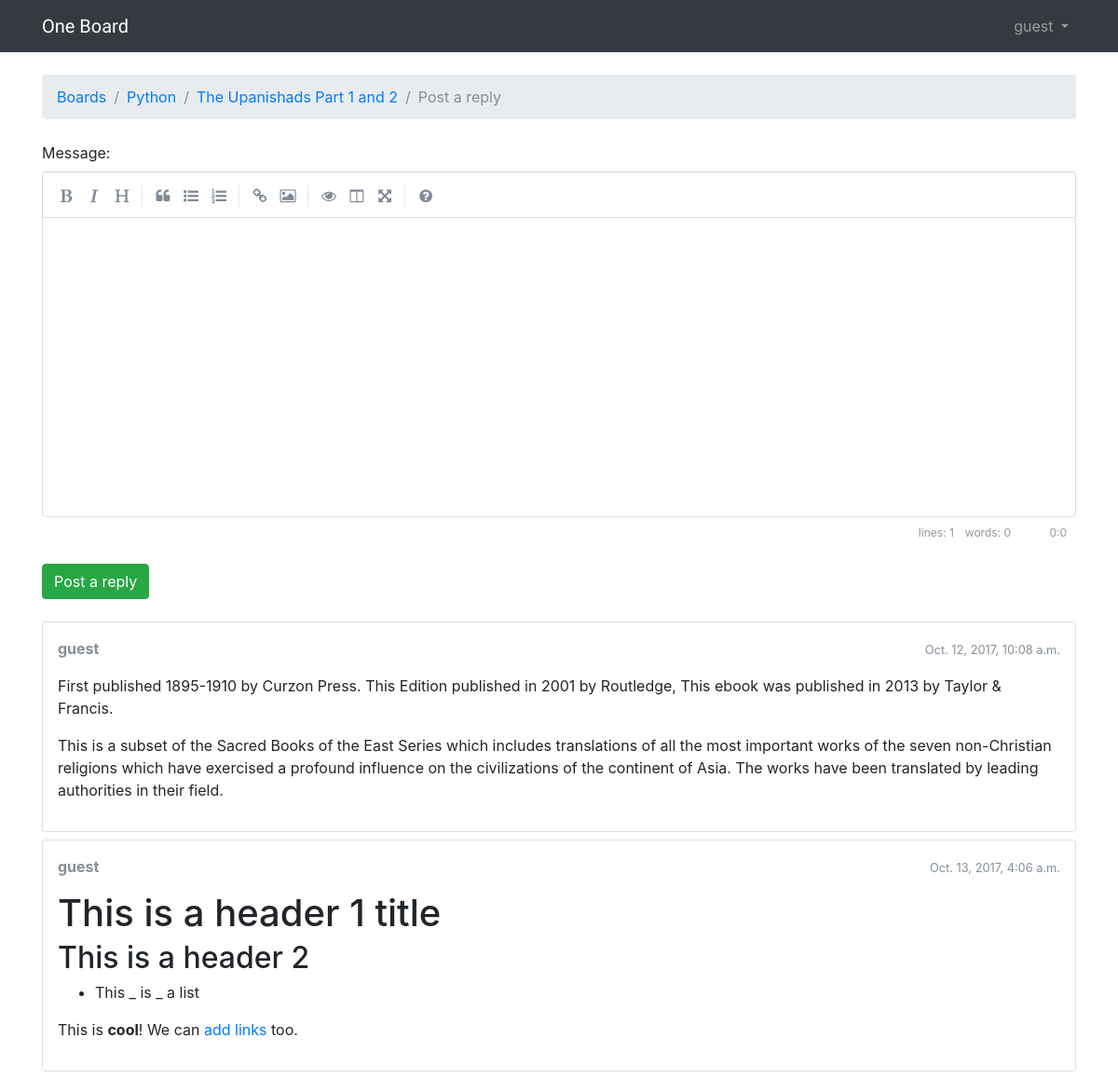
The app's page /boards/2/topics/8/reply/ (signed in), older data.
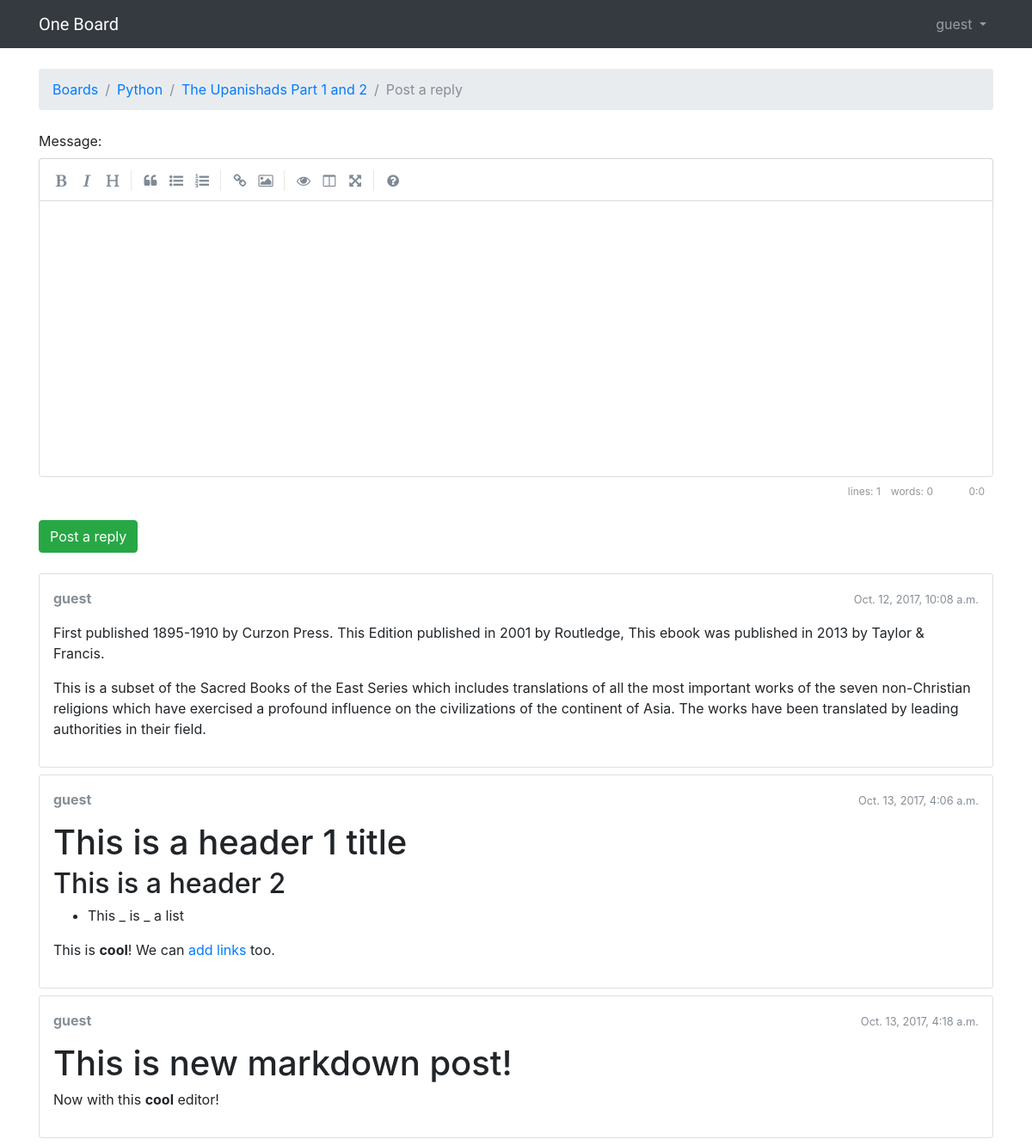
The same page, newer data.
### boards/models.py (models this page shows, shortened)
class Post(models.Model):
    message = models.TextField(max_length=4000)
    topic = models.ForeignKey(Topic, related_name='posts')
    created_at = models.DateTimeField(auto_now_add=True)
    updated_at = models.DateTimeField(null=True)
    created_by = models.ForeignKey(User, related_name='posts')
    updated_by = models.ForeignKey(User, null=True, related_name='+')
    def get_message_as_markdown(self):
        return mark_safe(markdown(self.message, safe_mode='escape'))

### boards/views.py (the view)
# urls.py: url(r'^boards/(?P<pk>\d+)/topics/(?P<topic_pk>\d+)/reply/$', views.reply_topic, name='reply_topic'),
@login_required
def reply_topic(request, pk, topic_pk):
    topic = get_object_or_404(Topic, board__pk=pk, pk=topic_pk)
    if request.method == 'POST':
        form = PostForm(request.POST)
        if form.is_valid():
            post = form.save(commit=False)
            post.topic = topic
            post.created_by = request.user
            post.save()
            return redirect('topic_posts', pk=pk, topic_pk=topic_pk)
    else:
        form = PostForm()
    return render(request, 'reply_topic.html', {'topic': topic, 'form': form})

### boards/templatetags/form_tags.py (called while the page is built)
@register.filter
def input_class(bound_field):
    css_class = ''
    if bound_field.form.is_bound:
        if bound_field.errors:
            css_class = 'is-invalid'
        elif field_type(bound_field) != 'PasswordInput':
            css_class = 'is-valid'
    return 'form-control {}'.format(css_class)

### templates/reply_topic.html (shortened to what this page needs)
{% extends 'base.html' %}
{% load static %}
{% block stylesheet %}
  <link rel="stylesheet" href="{% static 'css/simplemde.min.css' %}">
{% endblock %}
{% block breadcrumb %}
  <li class="breadcrumb-item"><a href="{% url 'home' %}">Boards</a></li>
  <li class="breadcrumb-item"><a href="{% url 'board_topics' topic.board.pk %}">{{ topic.board.name }}</a></li>
  <li class="breadcrumb-item"><a href="{% url 'topic_posts' topic.board.pk topic.pk %}">{{ topic.subject }}</a></li>
  <li class="breadcrumb-item active">Post a reply</li>
{% endblock %}
{% block content %}
  <form method="post" class="mb-4" novalidate>
    {% include 'includes/form.html' %}
    <button type="submit" class="btn btn-success">Post a reply</button>
  </form>
  {% for post in topic.posts.all %}
    <div class="card mb-2">
      <div class="card-body p-3">
        <div class="row mb-3">
          <div class="col-6">
            <strong class="text-muted">{{ post.created_by.username }}</strong>
          </div>
          <div class="col-6 text-right">
            <small class="text-muted">{{ post.created_at }}</small>
          </div>
        </div>
        {{ post.get_message_as_markdown }}
      </div>
    </div>
  {% endfor %}
{% endblock %}

Row changes from the older to the newer data that the page shows:
added Post: created_by.username "guest", created_at "Oct. 13, 2017, 4:18 a.m.", get_message_as_markdown "This is new markdown post! Now with this cool editor!"
